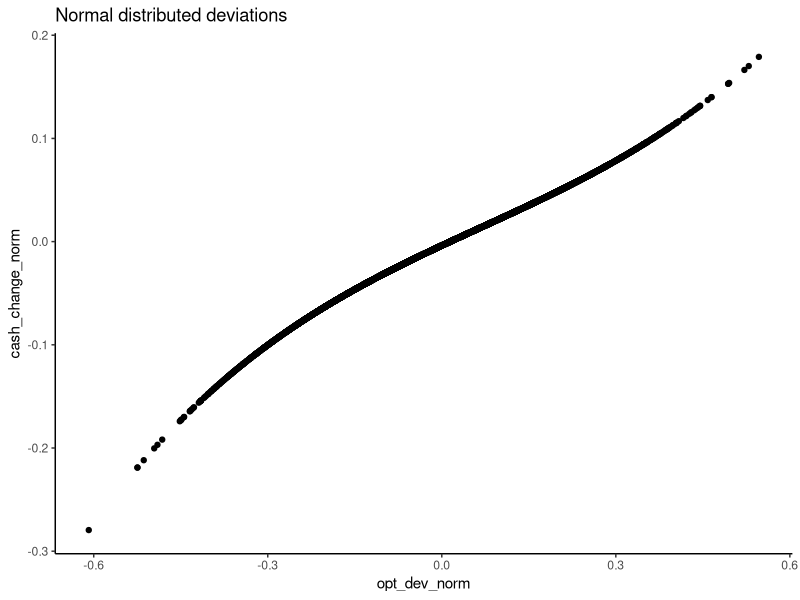
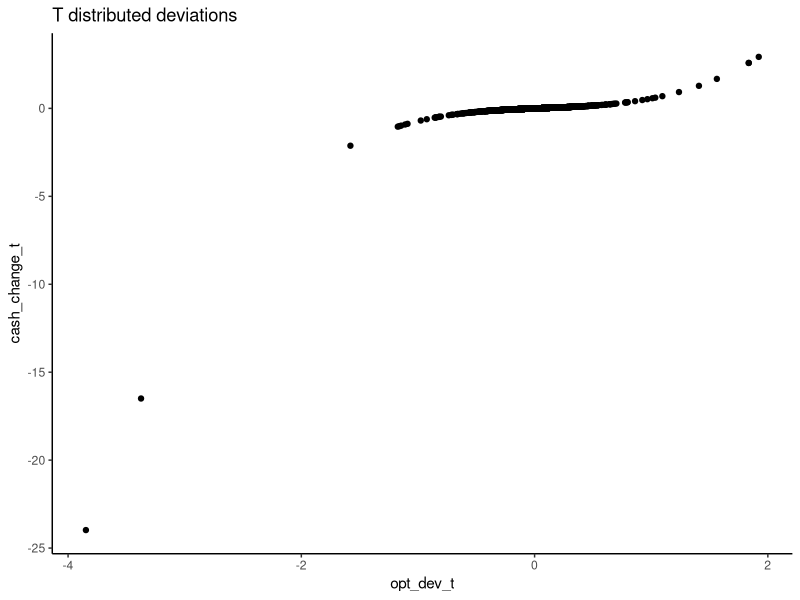

The R source for these figures, in order:
## ---- chunk 1
require(ggplot2)
mopt = -0.0026
sdopt = 0.1488
opt_dev_norm = rnorm(1e4, mopt, sdopt)
opt_dev_t = rt(1e4, df = 3) * sqrt(sdopt^2/3) + mopt
round(quantile(opt_dev_norm, probs = c(0.75, 0.5, 0.25)), 2)
round(quantile(opt_dev_t, probs = c(0.75, 0.5, 0.25)), 2)
cash_change_norm = -0.0038 + 0.2633 * opt_dev_norm - 0.0790 * opt_dev_norm ^ 2 + 
  0.3827 * opt_dev_norm ^ 3
normplot = qplot(x = opt_dev_norm, y = cash_change_norm) +
  ggtitle("Normal distributed deviations") +
  theme_classic()
cash_change_t = -0.0038 + 0.2633 * opt_dev_t - 0.0790 * opt_dev_t ^ 2 + 
  0.3827 * opt_dev_t ^ 3
tplot = qplot(x = opt_dev_t, y = cash_change_t) +
  ggtitle("T distributed deviations") +
  theme_classic()
print(normplot)
print(tplot)
